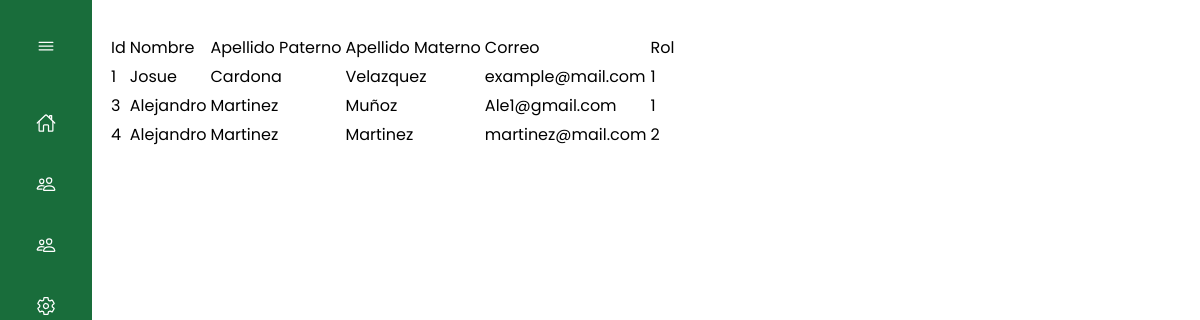
The app's page /Php/Admin/VerAlumnosA.php (signed in), older data.
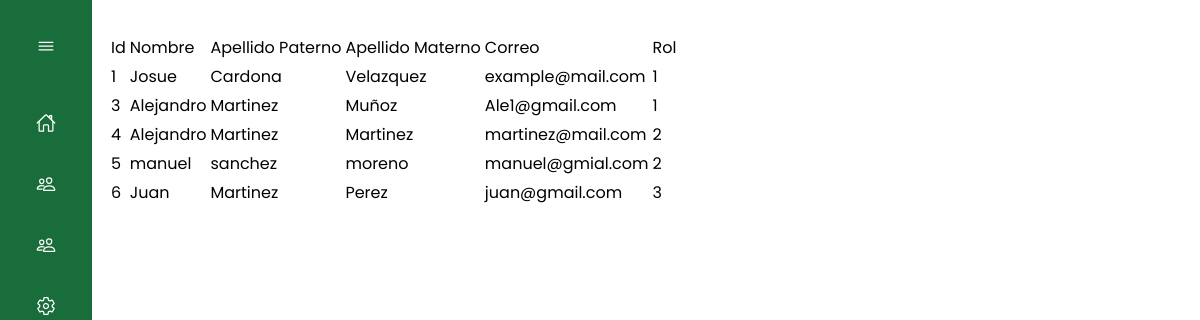
The same page, newer data.
### tables this page shows
CREATE TABLE `alumnos` (
  `id` int(11) NOT NULL,
  `nombre` varchar(250) NOT NULL,
  `apellido_paterno` varchar(250) NOT NULL,
  `apellido_materno` varchar(250) NOT NULL,
  `correo` varchar(250) NOT NULL,
  `id_cargo` int(11) NOT NULL
);

### Php/Admin/VerAlumnosA.php (the view, shortened to what this page needs)
<!DOCTYPE html>
<html lang="en">
<head>
    <link rel="stylesheet" href="css/navbar.css">
    <link href="https://unpkg.com/vanilla-datatables@latest/dist/vanilla-dataTables.min.css" rel="stylesheet" type="text/css">
</head>
<body id="body-pd">
<?php
    include 'navbarA.php';
?>
    <div>
        <table id= "tabla" class="table table-bordered table-responsive">
            <tr>
                <td>Id</td>
                <td>Nombre</td>
                <td>Apellido Paterno</td>
                <td>Apellido Materno</td>
                <td>Correo</td>
                <td>Rol</td>
            </tr>
            <?php
                 include '../config.php';
                 $sql = "SELECT id, nombre, apellido_paterno, apellido_materno, correo, id_cargo FROM alumnos order by id asc";
                 $rta = mysqli_query($conn, $sql);
                 while($mostrar = mysqli_fetch_row($rta)){
                    ?>
                    <tr>
                        <td><?php echo $mostrar['0'] ?></td>
                        <td><?php echo $mostrar['1'] ?></td>
                        <td><?php echo $mostrar['2'] ?></td>
                        <td><?php echo $mostrar['3'] ?></td>
                        <td><?php echo $mostrar['4'] ?></td>
                        <td><?php echo $mostrar['5'] ?></td>
                    </tr>
                    <?php
                    }
                    ?>
        </table>
    </div>
</body>
</html>

### Php/Admin/NavbarA.php (shortened to what this page needs)
<div class="l-navbar" id="navbar">
        <nav class="nav">
            <div>
                <div class="nav__brand">
                    <ion-icon name="menu-outline" class="nav__toggle" id="nav-toggle"></ion-icon>
                </div>
                <div class="nav__list">
                    <a href="admin" class="nav__link">
                        <ion-icon name="home-outline" class="nav__icon"></ion-icon>
                    </a>
                    <div class="nav__link collapse">
                        <ion-icon name="people-outline" class="nav__icon"></ion-icon>
                    </div>
                    <div class="nav__link collapse">
                        <ion-icon name="people-outline" class="nav__icon"></ion-icon>
                    </div>
                    <a href="#" class="nav__link">
                        <ion-icon name="settings-outline" class="nav__icon"></ion-icon>
                    </a>
                </div>
            </div>
        </nav>
    </div>

### css/navbar.css (style rules this page uses)
:root { --nav-width: 92px; --first-color: #0C5DF4; --bg-color: #196d3b; --sub-color: #B6CEFC; --white-color: #FFF; --body-font: 'Poppins', sans-serif; --normal-font-size: 1rem; --small-font-size: .875rem; --z-fixed: 100; }
body { position: relative; margin: 0; padding: 2rem 0 0 6.75rem; font-family: var(--body-font); font-size: var(--normal-font-size); transition: .5s; }
a { text-decoration: none; }
.l-navbar { position: fixed; top: 0; left: 0; width: var(--nav-width); height: 100vh; background-color: var(--bg-color); color: var(--white-color); padding: 1.5rem 1.5rem 2rem; transition: .5s; z-index: var(--z-fixed); }
.nav { height: 100%; display: flex; flex-direction: column; justify-content: space-between; overflow: hidden; }
.nav__brand { display: grid; grid-template-columns: max-content max-content; justify-content: space-between; align-items: center; margin-bottom: 2rem; }
.nav__toggle { font-size: 1.25rem; padding: .75rem; cursor: pointer; }
.nav__link { display: grid; grid-template-columns: max-content max-content; align-items: center; column-gap: .75rem; padding: .75rem; color: var(--white-color); border-radius: .5rem; margin-bottom: 1rem; transition: .3s; cursor: pointer; }
.nav__icon { font-size: 1.25rem; }
.collapse { grid-template-columns: 20px max-content 1fr; }

Row changes from the older to the newer data that the page shows:
added alumnos: id "5", nombre "manuel", apellido_paterno "sanchez", apellido_materno "moreno", correo "manuel@gmial.com", id_cargo "2"
added alumnos: id "6", nombre "Juan", apellido_paterno "Martinez", apellido_materno "Perez", correo "juan@gmail.com", id_cargo "3"
